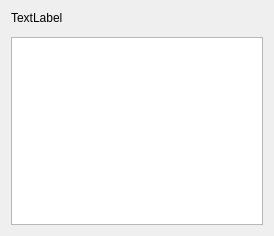
<ui version="4.0" >
 <class>ColorTransformationNodeUi</class>
 <widget class="QWidget" name="ColorTransformationNodeUi" >
  <property name="geometry" >
   <rect>
    <x>0</x>
    <y>0</y>
    <width>274</width>
    <height>236</height>
   </rect>
  </property>
  <property name="windowTitle" >
   <string>Form</string>
  </property>
  <layout class="QVBoxLayout" >
   <item>
    <widget class="QLabel" name="m_colorTransformationLabel" >
     <property name="text" >
      <string>TextLabel</string>
     </property>
    </widget>
   </item>
   <item>
    <widget class="QWidget" native="1" name="m_colorTransformationUi" />
   </item>
   <item>
    <widget class="QListView" name="m_colorList" />
   </item>
  </layout>
 </widget>
 <resources/>
 <connections/>
</ui>
